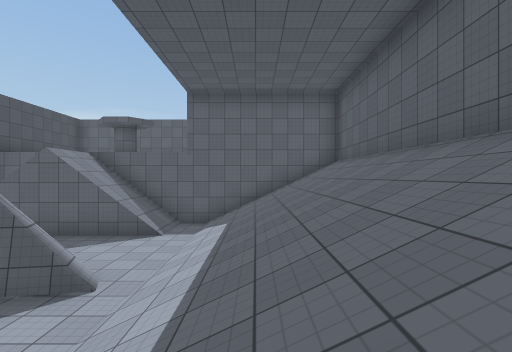
[1] (above)

16 first-person views from a walk through a scene from a Unity 3-D project. The camera is 1.5 m above the floor, looks level and sees 85° across. The floor is counted in squares, 2 m on a side. Each view is taken from the middle of a square. On the plan, view 1 faces up. The plan holds only what a view shows up to about 10 squares ahead; the rest is blank. The place goes on beyond the plan. The player character is not drawn. Surface patterns are stand-ins for the level's own textures.

[2]
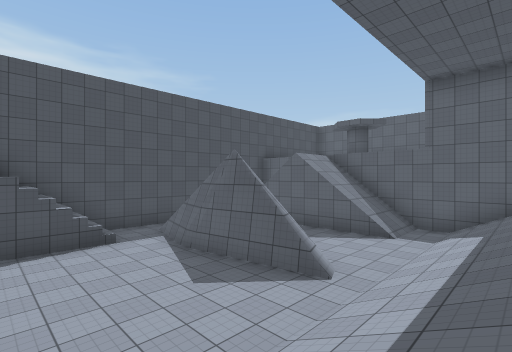

[3]
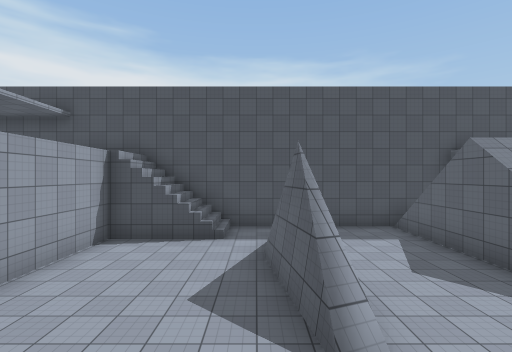

[4]
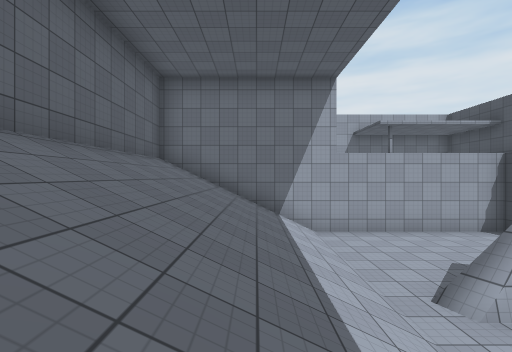

[5]
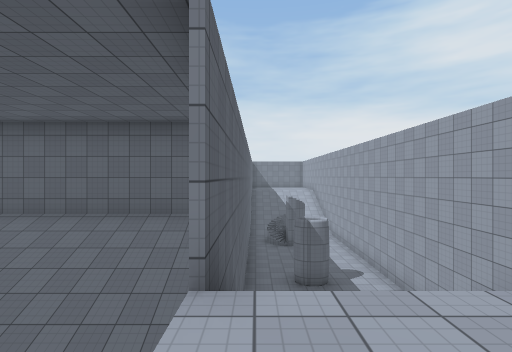

[6]
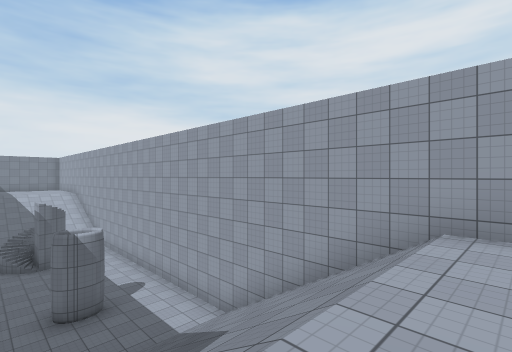

[7]
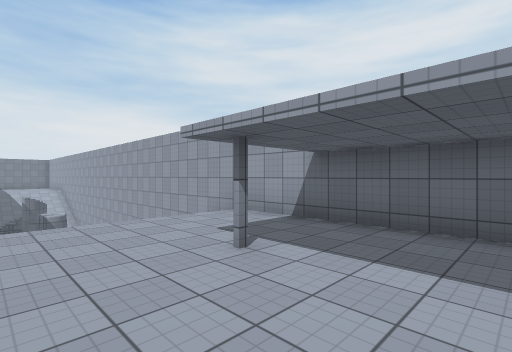

[8]
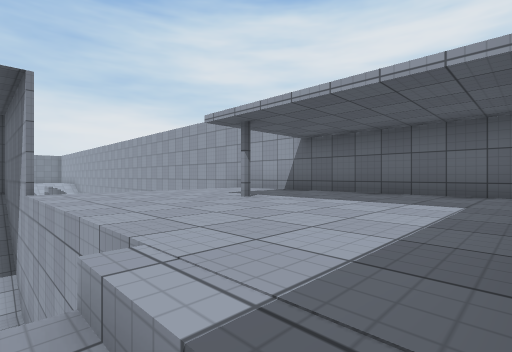

[9]
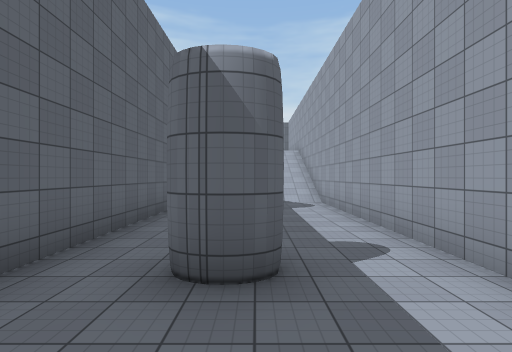

[10]
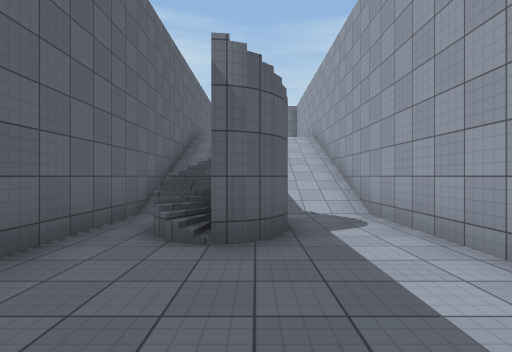

[11]
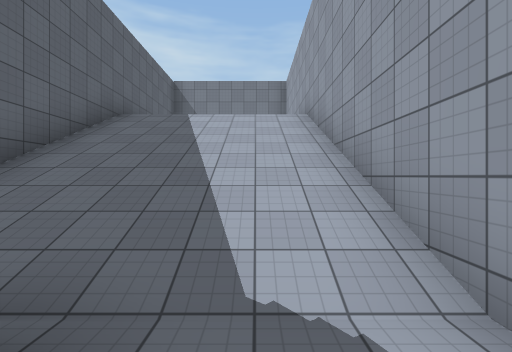

[12]
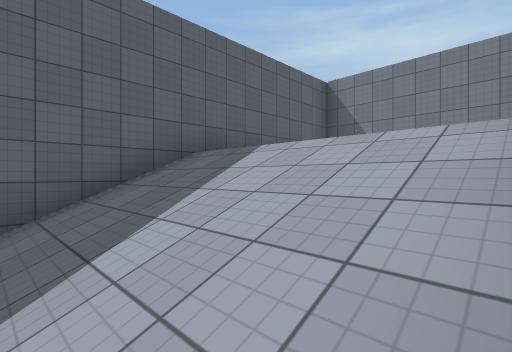

[13]
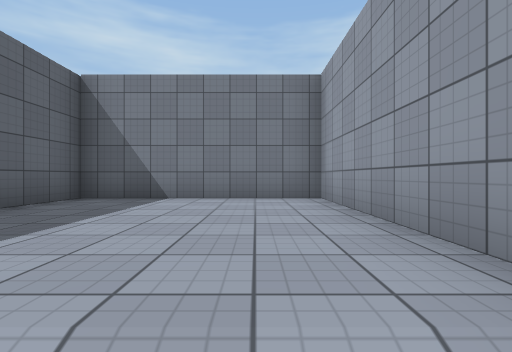

[14]
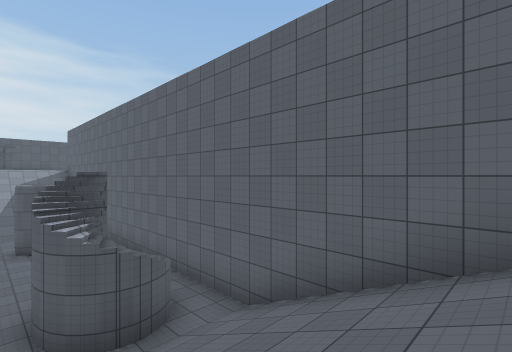

[15]
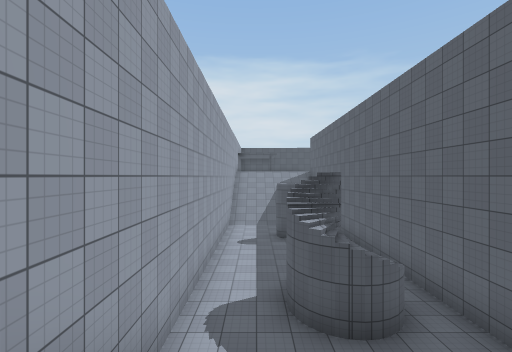

[16]
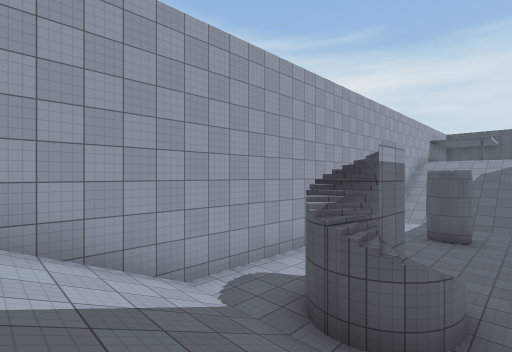

### Floor plan
Key: @ floor where view 1 was taken; # wall or solid block; . main floor; - floor 0.75 m lower than the main floor; : floor 3.75 m higher than the main floor; + floor 4.25 m higher than the main floor; / step, stairs or slope; = window, fence, low wall or low ledge.
Columns run from 9 left of view 1 to 22 right of it. Each row starts with its distance up from view 1.
 10  #
  9 ##  // ######
  8 #/  ///.////#
  7 #//////.////#
  6 #.......////#
  5 #.......////#
  4 #.=####.////#
  3 #.......////#
  2 #//.....////#
  1 #//.....////#
  0 #//...../@//####################
 -1 #++++++######--------/////:::::#
 -2 #++++++/////-------##/////:::::#
 -3 #+++#++/////--#----##/////:::::#
 -4 #++++++/////---------/////:::::#
 -5 #++++++/////---------/////:::::#
 -6 ################################

Positions as (right, up) in squares from view 1, and headings:
1: (0, 0), facing up
2: (0, 0), facing up-left
3: (0, 3), facing left
4: (0, 7), facing down
5: (-4, -1), facing right
6: (-3, -1), facing down-right
7: (-7, -1), facing down-right
8: (-8, 0), facing down-right
9: (2, -3), facing right
10: (6, -3), facing right
11: (10, -4), facing right
12: (14, -5), facing up-right
13: (16, -4), facing right
14: (15, -4), facing up-left
15: (15, -4), facing left
16: (14, -1), facing down-left
